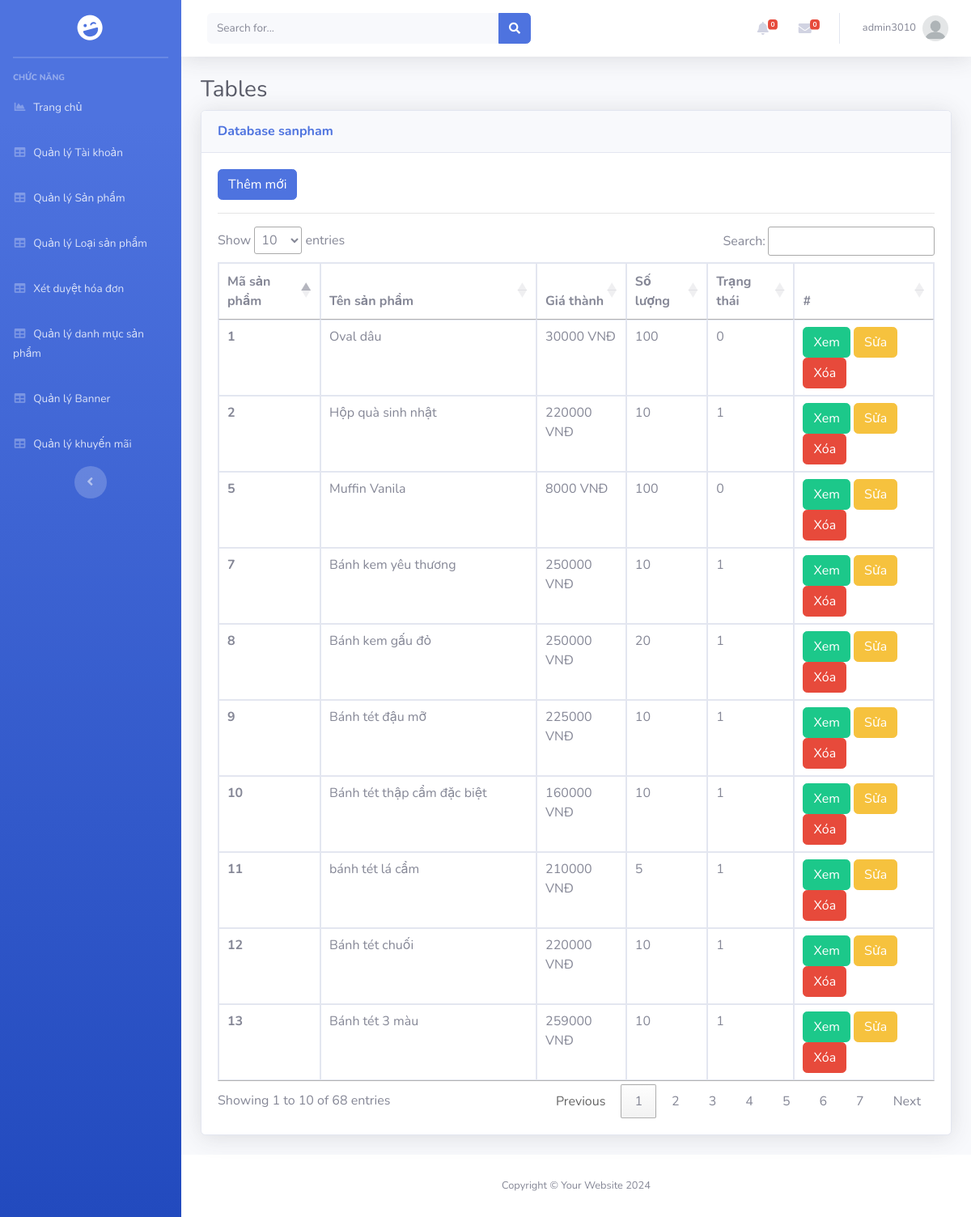
Screenshot of /Admin/index.php?mod=sanpham (signed in) with the database file from the repository.
### tables this page shows
CREATE TABLE `sanpham` (
  `MaSP` int(11) NOT NULL,
  `MaLSP` int(11) NOT NULL,
  `MaDM` int(11) NOT NULL,
  `TenSP` varchar(70) NOT NULL,
  `DonGia` int(11) NOT NULL,
  `SoLuong` int(10) UNSIGNED NOT NULL DEFAULT 1,
  `HinhAnh1` varchar(200) NOT NULL,
  `HinhAnh2` varchar(255) DEFAULT NULL,
  `HinhAnh3` varchar(255) DEFAULT NULL,
  `MaKM` int(11) NOT NULL,
  `Khoi_luong` varchar(50) DEFAULT NULL,
  `Kich_thuoc` varchar(50) DEFAULT NULL,
  `Mau` varchar(50) DEFAULT NULL,
  `Chat_lieu` varchar(50) DEFAULT NULL,
  `Xuat_xu` varchar(50) DEFAULT NULL,
  `Hinh_dang` varchar(50) DEFAULT NULL,
  `Size` varchar(50) DEFAULT NULL,
  `HSD` varchar(50) DEFAULT NULL,
  `Luu_y` varchar(50) DEFAULT NULL,
  `SoSao` int(11) NOT NULL,
  `SoDanhGia` int(11) NOT NULL,
  `TrangThai` int(11) NOT NULL,
  `MoTa` text NOT NULL,
  `ThoiGian` datetime DEFAULT NULL
);

### Admin/MVC/controllers/SanphamController.php (called while the page is built, shortened)
<?php
class SanphamController
{
    var $sanpham_model;
    public function __construct()
    {
        $this->sanpham_model = new sanpham();
    }
    public function list()
    {
        $data = $this->sanpham_model->All();
        require_once("MVC/Views/Admin/index.php");
    }
}

### Admin/MVC/Models/connection.php (called while the page is built, shortened)
<?php
    class Connection{
        function __construct()
        {
            $severname ="localhost";
            $username ="root";
            $password ="";
            $db_name ="memocake";
            $this->conn = new mysqli($severname,$username,$password,$db_name);
        }
    }
?>

### Admin/MVC/Models/model.php (called while the page is built, shortened)
<?php
require_once("connection.php");
class Model
{
    var $table;
    var $contens;
    function __construct()
    {
        $conn_obj = new Connection();
        $this->conn = $conn_obj->conn;
    }
    function All()
    {
        $query = "select * from $this->table ORDER BY $this->contens DESC ";
        require("result.php");
        return $data;
    }
}

### Admin/MVC/Models/result.php (called while the page is built)
<?php
$result = $this->conn->query($query);
$data = array();
while ($row = $result->fetch_assoc()) {
    $data[] = $row;
}
?>

### Admin/MVC/Views/sanpham/list.php (the view, shortened to what this page needs)
<?php if (isset($_SESSION['isLogin_Admin']) && $_SESSION['isLogin_Admin'] == true) { ?>
<a href="?mod=sanpham&act=add" type="button" class="btn btn-primary">Thêm mới</a>
<?php } ?>
<hr>
<table class="table table-bordered" id="dataTable" width="100%" cellspacing="0">
  <thead>
    <tr>
      <th scope="col">Mã sản phẩm</th>
      <th scope="col">Tên sản phẩm</th>
      <th scope="col">Giá thành</th>
      <th scope="col">Số lượng</th>
      <th scope="col">Trạng thái</th>
      <th>#</th>
    </tr>
  </thead>
  <tbody>
    <?php foreach ($data as $row) { ?>
      <tr>
        <th scope="row"><?= $row['MaSP'] ?></th>
        <td><?= $row['TenSP'] ?></td>
        <td><?= $row['DonGia'] ?> VNĐ</td>
        <td><?= $row['SoLuong'] ?></td>
        <td><?= $row['TrangThai'] ?></td>
        <td>
          <a href="../index.php?act=detail&id=<?= $row['MaSP'] ?>" type="button" class="btn btn-success" target="_blank">Xem</a>
          <?php if (isset($_SESSION['isLogin_Admin']) && $_SESSION['isLogin_Admin'] == true) { ?>
          <a href="?mod=sanpham&act=edit&id=<?= $row['MaSP'] ?>" type="button" class="btn btn-warning">Sửa</a>
          <a href="?mod=sanpham&act=delete&id=<?= $row['MaSP'] ?>" onclick="return confirm('Bạn có thật sự muốn xóa ?');" type="button" class="btn btn-danger">Xóa</a>
          <?php } ?>
        </td>
      </tr>
    <?php } ?>
  </tbody>
</table>

### rows the page displays
sanpham: MaSP "13", TenSP "Bánh tét 3 màu", DonGia "259000", SoLuong "10", TrangThai "1"
sanpham: MaSP "12", TenSP "Bánh tét chuối", DonGia "220000", SoLuong "10", TrangThai "1"
sanpham: MaSP "11", TenSP "bánh tét lá cẩm", DonGia "210000", SoLuong "5", TrangThai "1"
sanpham: MaSP "10", TenSP "Bánh tét thập cẩm đặc biệt", DonGia "160000", SoLuong "10", TrangThai "1"
sanpham: MaSP "9", TenSP "Bánh tét đậu mỡ", DonGia "225000", SoLuong "10", TrangThai "1"
sanpham: MaSP "8", TenSP "Bánh kem gấu đỏ", DonGia "250000", SoLuong "20", TrangThai "1"
sanpham: MaSP "7", TenSP "Bánh kem yêu thương", DonGia "250000", SoLuong "10", TrangThai "1"
sanpham: MaSP "5", TenSP "Muffin Vanila", DonGia "8000", SoLuong "100", TrangThai "0"
sanpham: MaSP "2", TenSP "Hộp quà sinh nhật", DonGia "220000", SoLuong "10", TrangThai "1"
sanpham: MaSP "1", TenSP "Oval dâu", DonGia "30000", SoLuong "100", TrangThai "0"

### other values shown
$_SESSION['login']['TaiKhoan'] "admin3010"
$mod "sanpham"
